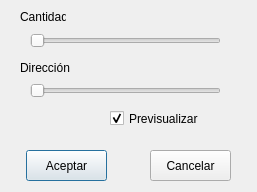
<?xml version="1.0" encoding="UTF-8"?>
<ui version="4.0">
 <class>bajorrelieve</class>
 <widget class="QDialog" name="bajorrelieve">
  <property name="geometry">
   <rect>
    <x>0</x>
    <y>0</y>
    <width>257</width>
    <height>192</height>
   </rect>
  </property>
  <property name="windowTitle">
   <string>Dialog</string>
  </property>
  <widget class="QPushButton" name="pushButton">
   <property name="geometry">
    <rect>
     <x>26</x>
     <y>150</y>
     <width>81</width>
     <height>31</height>
    </rect>
   </property>
   <property name="text">
    <string>Aceptar</string>
   </property>
  </widget>
  <widget class="QPushButton" name="pushButton_2">
   <property name="geometry">
    <rect>
     <x>150</x>
     <y>150</y>
     <width>81</width>
     <height>31</height>
    </rect>
   </property>
   <property name="text">
    <string>Cancelar</string>
   </property>
  </widget>
  <widget class="QCheckBox" name="checkBox">
   <property name="enabled">
    <bool>true</bool>
   </property>
   <property name="geometry">
    <rect>
     <x>110</x>
     <y>110</y>
     <width>101</width>
     <height>17</height>
    </rect>
   </property>
   <property name="text">
    <string>Previsualizar</string>
   </property>
   <property name="checked">
    <bool>true</bool>
   </property>
  </widget>
  <widget class="QSlider" name="horizontalSlider">
   <property name="geometry">
    <rect>
     <x>30</x>
     <y>30</y>
     <width>191</width>
     <height>21</height>
    </rect>
   </property>
   <property name="minimum">
    <number>1</number>
   </property>
   <property name="maximum">
    <number>4</number>
   </property>
   <property name="value">
    <number>1</number>
   </property>
   <property name="orientation">
    <enum>Qt::Horizontal</enum>
   </property>
  </widget>
  <widget class="QSlider" name="horizontalSlider_2">
   <property name="geometry">
    <rect>
     <x>30</x>
     <y>80</y>
     <width>191</width>
     <height>21</height>
    </rect>
   </property>
   <property name="minimum">
    <number>0</number>
   </property>
   <property name="maximum">
    <number>4</number>
   </property>
   <property name="orientation">
    <enum>Qt::Horizontal</enum>
   </property>
  </widget>
  <widget class="QLabel" name="label">
   <property name="geometry">
    <rect>
     <x>20</x>
     <y>10</y>
     <width>46</width>
     <height>13</height>
    </rect>
   </property>
   <property name="text">
    <string>Cantidad</string>
   </property>
  </widget>
  <widget class="QLabel" name="label_2">
   <property name="geometry">
    <rect>
     <x>20</x>
     <y>60</y>
     <width>51</width>
     <height>16</height>
    </rect>
   </property>
   <property name="text">
    <string>Dirección</string>
   </property>
  </widget>
 </widget>
 <resources/>
 <connections/>
</ui>
